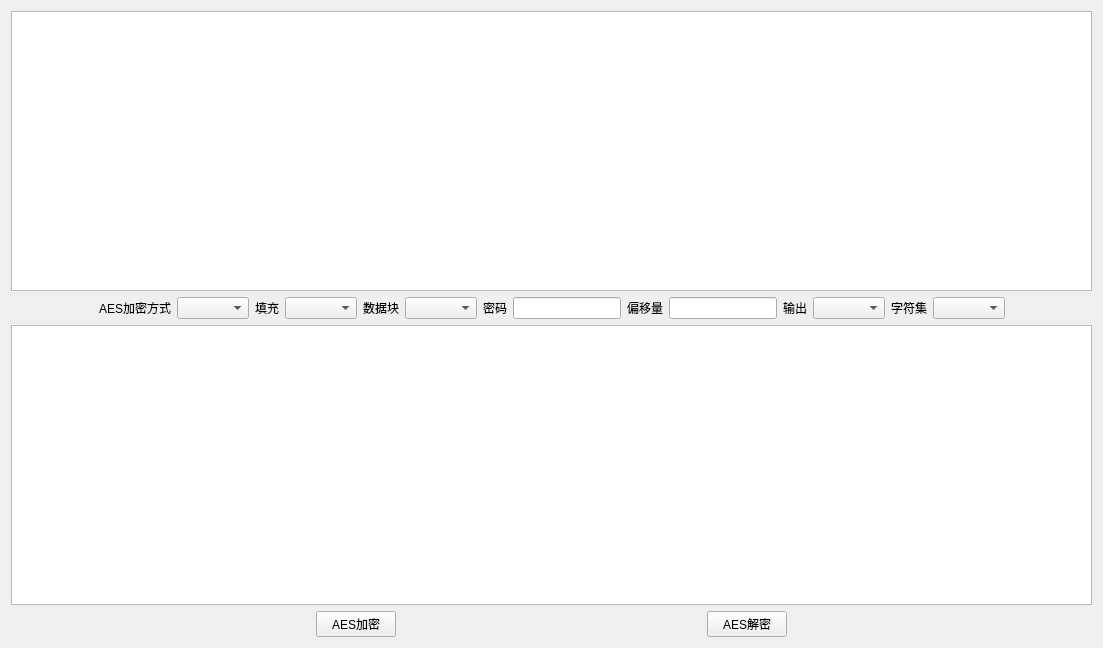
<?xml version="1.0" encoding="UTF-8"?>
<ui version="4.0">
 <class>WidgetAES</class>
 <widget class="QWidget" name="WidgetAES">
  <property name="geometry">
   <rect>
    <x>0</x>
    <y>0</y>
    <width>1103</width>
    <height>648</height>
   </rect>
  </property>
  <property name="windowTitle">
   <string>Form</string>
  </property>
  <layout class="QVBoxLayout" name="verticalLayout">
   <item>
    <widget class="QTextEdit" name="textEdit"/>
   </item>
   <item>
    <layout class="QHBoxLayout" name="horizontalLayout">
     <item>
      <spacer name="horizontalSpacer_4">
       <property name="orientation">
        <enum>Qt::Horizontal</enum>
       </property>
       <property name="sizeHint" stdset="0">
        <size>
         <width>40</width>
         <height>20</height>
        </size>
       </property>
      </spacer>
     </item>
     <item>
      <widget class="QLabel" name="label">
       <property name="text">
        <string>AES加密方式</string>
       </property>
      </widget>
     </item>
     <item>
      <widget class="QComboBox" name="comboBox"/>
     </item>
     <item>
      <widget class="QLabel" name="label_2">
       <property name="text">
        <string>填充</string>
       </property>
      </widget>
     </item>
     <item>
      <widget class="QComboBox" name="comboBox_2"/>
     </item>
     <item>
      <widget class="QLabel" name="label_3">
       <property name="text">
        <string>数据块</string>
       </property>
      </widget>
     </item>
     <item>
      <widget class="QComboBox" name="comboBox_3"/>
     </item>
     <item>
      <widget class="QLabel" name="label_4">
       <property name="text">
        <string>密码</string>
       </property>
      </widget>
     </item>
     <item>
      <widget class="QLineEdit" name="lineEdit"/>
     </item>
     <item>
      <widget class="QLabel" name="label_5">
       <property name="text">
        <string>偏移量</string>
       </property>
      </widget>
     </item>
     <item>
      <widget class="QLineEdit" name="lineEdit_2"/>
     </item>
     <item>
      <widget class="QLabel" name="label_6">
       <property name="text">
        <string>输出</string>
       </property>
      </widget>
     </item>
     <item>
      <widget class="QComboBox" name="comboBox_4"/>
     </item>
     <item>
      <widget class="QLabel" name="label_7">
       <property name="text">
        <string>字符集</string>
       </property>
      </widget>
     </item>
     <item>
      <widget class="QComboBox" name="comboBox_5"/>
     </item>
     <item>
      <spacer name="horizontalSpacer_5">
       <property name="orientation">
        <enum>Qt::Horizontal</enum>
       </property>
       <property name="sizeHint" stdset="0">
        <size>
         <width>40</width>
         <height>20</height>
        </size>
       </property>
      </spacer>
     </item>
    </layout>
   </item>
   <item>
    <widget class="QTextBrowser" name="textBrowser"/>
   </item>
   <item>
    <layout class="QHBoxLayout" name="horizontalLayout_2">
     <item>
      <spacer name="horizontalSpacer">
       <property name="orientation">
        <enum>Qt::Horizontal</enum>
       </property>
       <property name="sizeHint" stdset="0">
        <size>
         <width>40</width>
         <height>20</height>
        </size>
       </property>
      </spacer>
     </item>
     <item>
      <widget class="QPushButton" name="pushButton">
       <property name="text">
        <string>AES加密</string>
       </property>
      </widget>
     </item>
     <item>
      <spacer name="horizontalSpacer_2">
       <property name="orientation">
        <enum>Qt::Horizontal</enum>
       </property>
       <property name="sizeHint" stdset="0">
        <size>
         <width>40</width>
         <height>20</height>
        </size>
       </property>
      </spacer>
     </item>
     <item>
      <widget class="QPushButton" name="pushButton_2">
       <property name="text">
        <string>AES解密</string>
       </property>
      </widget>
     </item>
     <item>
      <spacer name="horizontalSpacer_3">
       <property name="orientation">
        <enum>Qt::Horizontal</enum>
       </property>
       <property name="sizeHint" stdset="0">
        <size>
         <width>40</width>
         <height>20</height>
        </size>
       </property>
      </spacer>
     </item>
    </layout>
   </item>
  </layout>
 </widget>
 <resources/>
 <connections/>
</ui>
